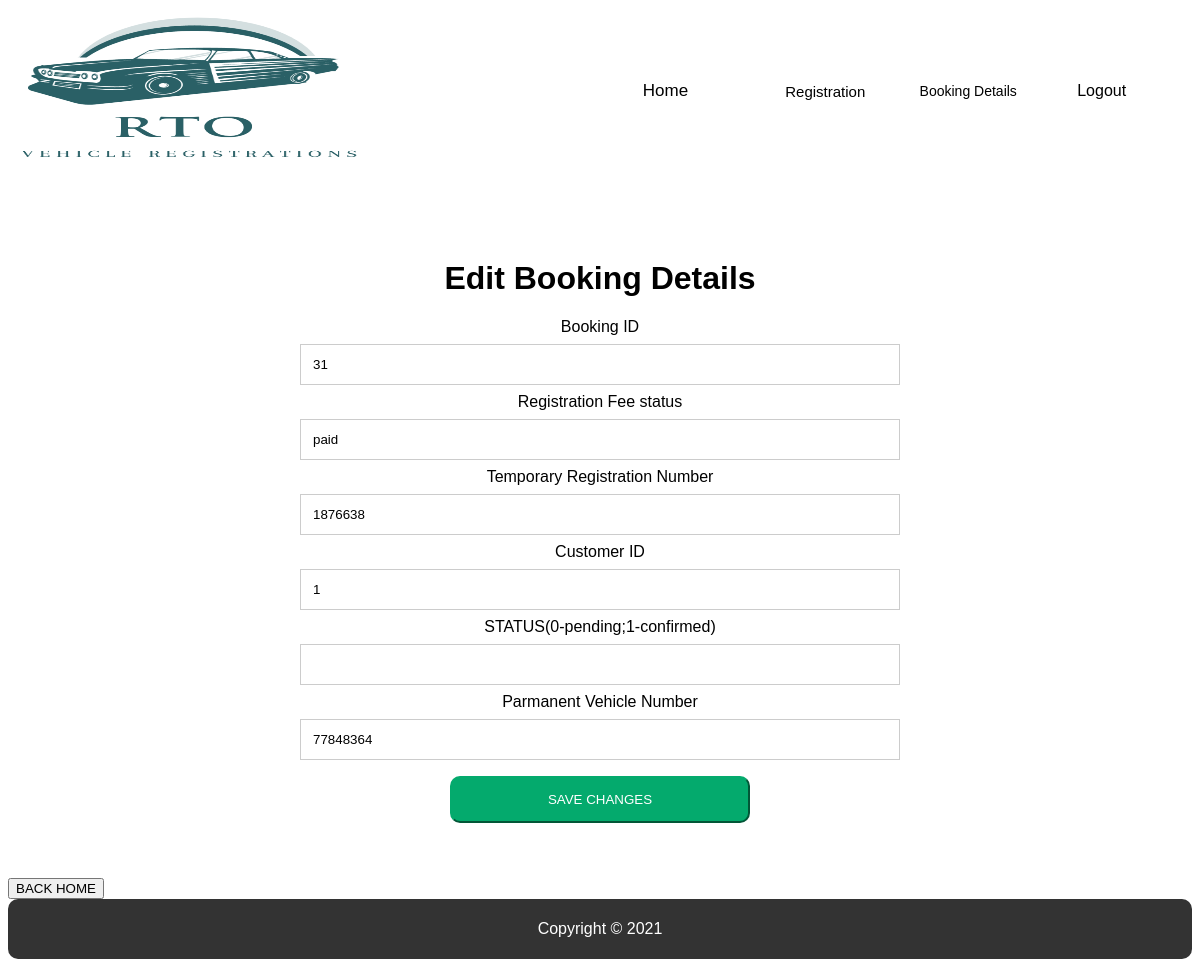
The app's page /editbooking.php?id=31 with its own data.
### tables this page shows
CREATE TABLE `booking` (
  `booking_id` int(11) NOT NULL,
  `reg_fee` varchar(50) DEFAULT NULL,
  `temp_no` varchar(50) DEFAULT NULL,
  `cus_id` int(11) DEFAULT NULL,
  `status` int(10) DEFAULT 0,
  `pamveh_no` int(11) DEFAULT 0
);

### db/conn.php (called while the page is built, shortened)
<?php
    $host = '127.0.0.1';
	$db = 'contact_db';
	$user = 'root';
	$pass = '';
	$charset = 'utf8mb4';
	$dsn = "mysql:host=$host;dbname=$db;charset=$charset";
    try{
		$pdo = new PDO($dsn ,$user ,$pass);
		$pdo->setAttribute(PDO::ATTR_ERRMODE, PDO::ERRMODE_EXCEPTION);
	} catch(PDOException $e){
		echo $e->getMessage();
	}
    require_once'crud.php';
    $crud = new crud($pdo);
?>

### db/crud.php (called while the page is built, shortened)
<?php
class crud{
	private $db;
	function __construct($conn){
		$this->db = $conn;
	}
	public function getbookingdetails($booking_id){
        try{
        $sql = "select * from booking where booking_id = :booking_id";
        $stmt = $this->db->prepare($sql);
        $stmt->bindparam(':booking_id', $booking_id);
        $stmt->execute();
        $result = $stmt->fetch();
        return $result;
        }catch (PDOException $e) {
            echo $e->getMessage();
            return false;
        }
    }
}
?>

### editbooking.php (the view, shortened to what this page needs)
<?php
require'include/admin_header.php';
require_once 'db/conn.php';
if(!isset($_GET['id']))
    {
        echo 'error';
        header("Location: viewbooking.php");
    }
    else{
        $id = $_GET['id'];
        $booking = $crud->getbookingdetails($id);
	}
?>
<br/>
<br/>
<table width="100%" height="650px" cellspacing="5px" cellpadding="5px" align="center">
<tr>
<td align="center">
<h1 align="center"><span class="p1">Edit Booking Details</span></h1>
<form action="editpostbooking.php" method="post">
 <div class="container p1">
 <label for="booking_id">Booking ID</label>
 <input name="booking_id" type="number" value="<?php echo $booking['booking_id'] ?>"  required id="booking_id" />
 <label for="reg_fee">Registration Fee status</label>
 <input name="reg_fee" type="text" value="<?php echo $booking['reg_fee'] ?>" maxlength="50" required id="reg_fee" />
 <label for="temp_no">Temporary Registration Number</label>
 <input name="temp_no" type="text" value="<?php echo $booking['temp_no'] ?>" maxlength="50" required id="temp_no" />
 <label for="cus_id">Customer ID</label>
 <input name="cus_id" type="number" value="<?php echo $booking['cus_id'] ?>" required id="cus_id" />
 <label for="status">STATUS(0-pending;1-confirmed)</label>
 <input list="status" name="status" >
  <label for="pamveh_no">Parmanent Vehicle Number</label>
 <input name="pamveh_no" type="number" value="<?php echo $booking['pamveh_no'] ?>" required id="pamveh_no" />
 </div>
<button type="submit"  name="submit" class="bbutton">SAVE CHANGES</button>
 </form>
 </td>
 </tr>
 </table>
 <br/>
 <a href="index.php"><button type="button">BACK HOME</button></a>
 <?php require'include/footer.php'?>

### include/admin_header.php (style rules this page uses)
body { background-color:white; }
html { font-size:100%; }
input { width:600px; padding:12px; margin:8px 0; border:1px solid #ccc; box-sizing:border-box; display:block; }
.p1 { font-family:Arial, Helveica, sans-serif, "Times New Roman"; }
.bbutton { width:300px; background-color:#04aa6D; color:white; margin:8px 0; padding:14px 20px; border-color:#04aa6D; cursor:pointer; border-radius:10px; }
a:link { color:#000000; text-decoration:none; }
@media (min-width: 640px) { body { font-size:1rem; } }

### records on screen
booking: booking_id "31", reg_fee "paid", temp_no "1876638", cus_id "1", pamveh_no "77848364"
